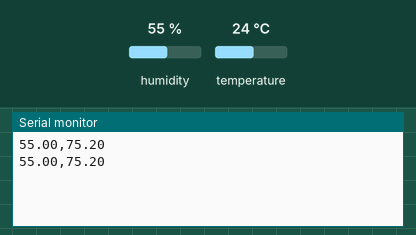
Simulated run of this sketch. Board: Arduino Uno, built with avr-gcc and run on an emulated ATmega328P. On the bench: the last lines printed to the serial monitor. The inputs (shaded band) are chosen by the test bench; at power-on: humidity 55 %, temperature 24 °C.

Above: at 5.8 s.
5.9 s: humidity set to 22 %
At 11.2 s:
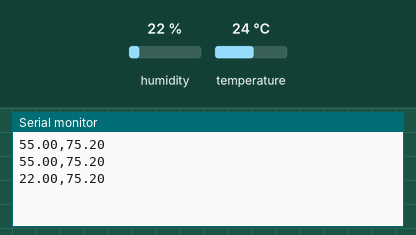
11.9 s: temperature set to 12 °C
At 16.5 s:
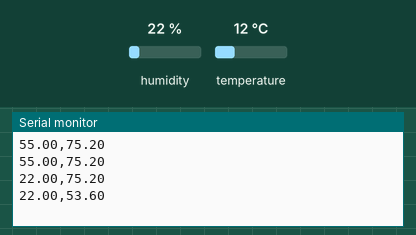
17.9 s: humidity set to 40 %
At 20.5 s:
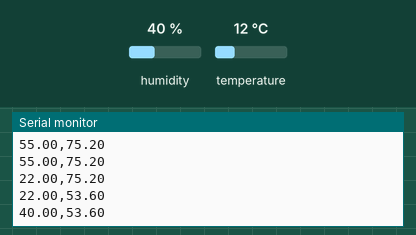
Timing chart, 0 to 22.0 s (numbered marks = the images above; inputs shaded):
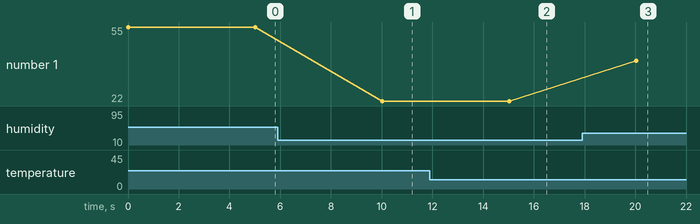

The sketch:

climate_logger.ino
```cpp
#include <SoftwareSerial.h>
#include "DHT.h"
#define DHTPIN1 (2)
#define DHTTYPE DHT22
DHT dht (DHTPIN1, DHTTYPE);


void setup() {
  Serial.begin(9600);
  dht.begin();

 }

void loop() {
  float h1 = dht.readHumidity();
  float t1 = dht.readTemperature(true);
  if (isnan(h1) || isnan(t1)) {
      Serial.println("Failed to read from DHT sensor #1!");
      return;
  }

  Serial.print(h1); Serial.print(","); Serial.println(t1);

  delay(5000);

}
```

Measured:
- after the input at 5.9 s, the serial monitor: prints a new line after 4.1 s (image 1)
- after the input at 11.9 s, the serial monitor: prints a new line after 3.1 s (image 2)
- after the input at 17.9 s, the serial monitor: prints a new line after 2.1 s (image 3)
- plotted number 1: 55 → 22 after the input at 5.9 s, 22 → 40 after the input at 17.9 s
